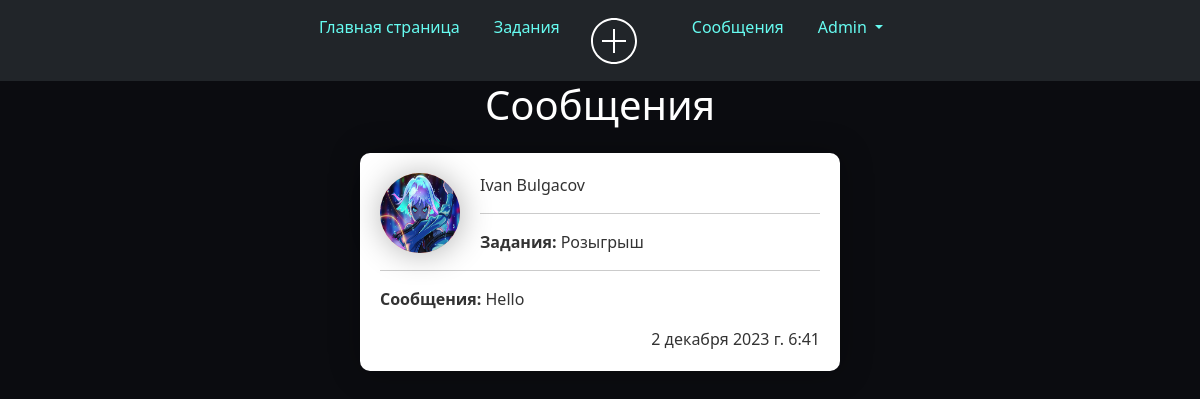
The page /tasks/message/ (signed in) on the database its author committed.
### tasks_app_user/models.py (models this page shows, shortened)
class Conversation(models.Model):
    item = models.ForeignKey(Articles, related_name='conversations', on_delete=models.CASCADE)
    members = models.ManyToManyField(User, related_name='conversations')
    created_at = models.DateTimeField(auto_now_add=True)
    modified_at = models.DateTimeField(auto_now=True)
    class Meta:
        ordering = ('-modified_at',)

class Profile(models.Model):
    user = models.OneToOneField(User, null=True, blank=True, on_delete=models.CASCADE)
    first_name = models.CharField(max_length=100)
    last_name = models.CharField(max_length=100)
    email = models.EmailField()
    telegram_url = models.URLField(blank=True, null=True)
    youtube_url = models.URLField(blank=True, null=True)
    vk_url = models.URLField(blank=True, null=True)
    profile_picture = models.ImageField("Изображения", default="profile_pictures/default_profile_picture.jpg",
                                        null=True,
                                        blank=True, upload_to='media/profile_pictures')
    city = models.CharField(max_length=100)

class Articles(models.Model):
    title = models.CharField("Название Задания", max_length=35)
    anons = models.CharField("О задании", max_length=25)
    phope = models.CharField('Телефон для связи с вами', max_length=11)
    prise = models.CharField('Цена', max_length=15)
    full_text = models.TextField("Задания")
    data = models.DateTimeField(auto_now_add=True)
    user_name = models.CharField("User_name", max_length=15, )
    author = models.ForeignKey(User, on_delete=models.CASCADE, null=True)  # Внешний ключ к пользователю
    category = models.ForeignKey(Category, on_delete=models.SET_NULL, null=True)
    class Meta:
        verbose_name = "Задания"
        verbose_name_plural = "Задании"

class ConversationMessage(models.Model):
    conversation = models.ForeignKey(Conversation, related_name='messages', on_delete=models.CASCADE)
    content = models.TextField()
    created_at = models.DateTimeField(auto_now_add=True)
    created_by = models.ForeignKey(User, related_name='created_messages', on_delete=models.CASCADE)

### tasks_app_user/views.py (the view)
# urls.py: path('message/', views.inbox, name='inbox'),
@login_required
def inbox(request):
    conversations = Conversation.objects.filter(members__in=[request.user.id])
    return render(request, 'tasks_app_user/inbox.html', {
        'conversations': conversations,
    })

### tasks_app_user/templates/tasks_app_user/inbox.html (shortened to what this page needs)
{% extends 'tasks_app/layout.html' %}
{% block content %}
{% if conversations %}
<h1 class="mb-6 text-3xl" style="text-align: center; color: white;">Сообщения</h1>
{% for conversation in conversations %}
    <div class="features">
        <div class="blog_post">
            <div class="space-y-6">
                <a href="{% url 'detail' conversation.id %}">
                    <div class="p-6 flex bg-gray-100 rounded-xl">
                        <div class="pr-6">
                            {% if conversation.messages.first.created_by != request.user %}
                                <img class="profile-pic" src="{{ conversation.messages.first.created_by.profile.profile_picture.url }}">
                            {% else %}
                                <img class="profile-pic" src="{{ request.user.profile.profile_picture.url }}">
                            {% endif %}
                        </div>
                        <div>
                            {% for member in conversation.members.all %}
                                {% if member != request.user %}
                                    <p class="mb-1 text-sm">{{ member.profile.first_name }} {{ member.profile.last_name }} </p>
                                    <hr>
                                    <p><strong>Задания:</strong> {{ conversation.item.title }}</p>
                                    <hr>
                                    <p><strong>Сообщения:</strong> {{ conversation.messages.last.content|slice:":20" }}</p>
                                    <div class="time" align="right">{{ conversation.modified_at }}</div>
                                {% endif %}
                            {% endfor %}
                        </div>
                    </div>
                </a>
            </div>
        </div>
    </div>
{% endfor %}
{% else %}
<h1 class="mb-6 text-3xl" style="text-align: center;">У вас нет сообщений</h1>
{% endif %}
{% endblock %}

### tasks_app/templates/tasks_app/layout.html (shortened to what this page needs)
{% load static %}
<html lang="en">
<head>
    <link rel="stylesheet" href="https://cdn.jsdelivr.net/npm/bootstrap@5.2.3/dist/css/bootstrap.min.css">
    <link rel="stylesheet" href="{% static 'tasks_app/css/tasks_app.css' %}">
</head>
<body>
    <aside>
        <div class="bar">
                   <ul class="nav justify-content-center navbar navbar-expand-lg navbar-dark bg-dark ">
            <li class="nav-item">
                <a class="nav-link active" aria-current="page" href="{% url 'home' %}">Главная страница</a>
            </li>
            <li class="nav-item">
                <a class="nav-link" href="{% url 'category' %}">Задания</a>
            </li>
            <li class="nav-item">
                <a href="{% url 'create' %}" class="bloc-icon">
                    <div class="img">
                    </div>
                </a>
            </li>
                       {% if request.user.is_authenticated %}
            <li class="nav-item">
                <a class="nav-link active" aria-current="page" href="{% url 'inbox' %}">Сообщения</a>
            </li>
                {% endif %}
                <ul class="nav justify-content-end">
                    {% if request.user.is_authenticated %}
                            <li class="nav-item dropdown">
                  <a class="nav-link dropdown-toggle" href="#" role="button" data-bs-toggle="dropdown" aria-expanded="false">
                    {{ user.username }}
                  </a>
                    {% else %}
                </ul>
            <li class="nav-item">
                <a class="nav-link" href="{% url 'register' %}">Регистрация</a>
            </li>
            <li class="nav-item"><a class="nav-link" href="{% url 'login' %}">Войти</a>
                {% endif %}
            </li>
        </ul>
        </div>
    </aside>
                <link href='https://unpkg.com/css.gg@2.0.0/icons/css/list.css' rel='stylesheet'>
    <main>
        {% block content %}
        {% endblock %}
    </main>
</body>
</html>

### tasks_app/static/tasks_app/css/tasks_app.css (style rules this page uses)
html, body { width: 100%; height:100%; }
body { background: #0B0C10; }
.features { padding: 1em; padding: 1em; width: 70%; margin: auto; text-align: center; box-sizing: content-box; }
li { display: inline-block; }
.nav-link { margin-top: 18px; margin-block: 26px; margin-block-start: -1px; margin-left: 2px; color: #66FCF1; }
.bloc-icon { display: flex; justify-content: center; align-items: center; }
.img { width: 98px; border-radius: 50%; position: relative; left: -12px; }

### tasks_app_user/templates/tasks_app_user/inbox.html (style rules this page uses)
.features { padding: 1em; width: 40%; margin: auto; border-radius: 10px; text-align: left; box-sizing: content-box; }
.profile-pic { float: left; margin-right: 20px; width: 80px; height: 80px; background: linear-gradient(90deg, #ff9966, #ff5e62); border-radius: 50%; box-shadow: 1px 1px 2rem rgba(0, 0, 0, 0.3); }
a { text-decoration: none; color: #333; }
.blog_post { background: #fff; border-radius: 10px; box-shadow: 1px 1px 2rem rgba(0, 0, 0, 0.3); margin: 0 auto; padding: 20px;  flex-direction: row; }

### rows shown on the page
Conversation: user.profile.profile_picture (picture), item "Розыгрыш", messages.last.content "Hello", modified_at "2 декабря 2023 г. 6:41"

### other values the page prints
{{ user.username }} "Admin"
{{ member.profile.first_name }} "Ivan"
{{ member.profile.last_name }} "Bulgacov"
